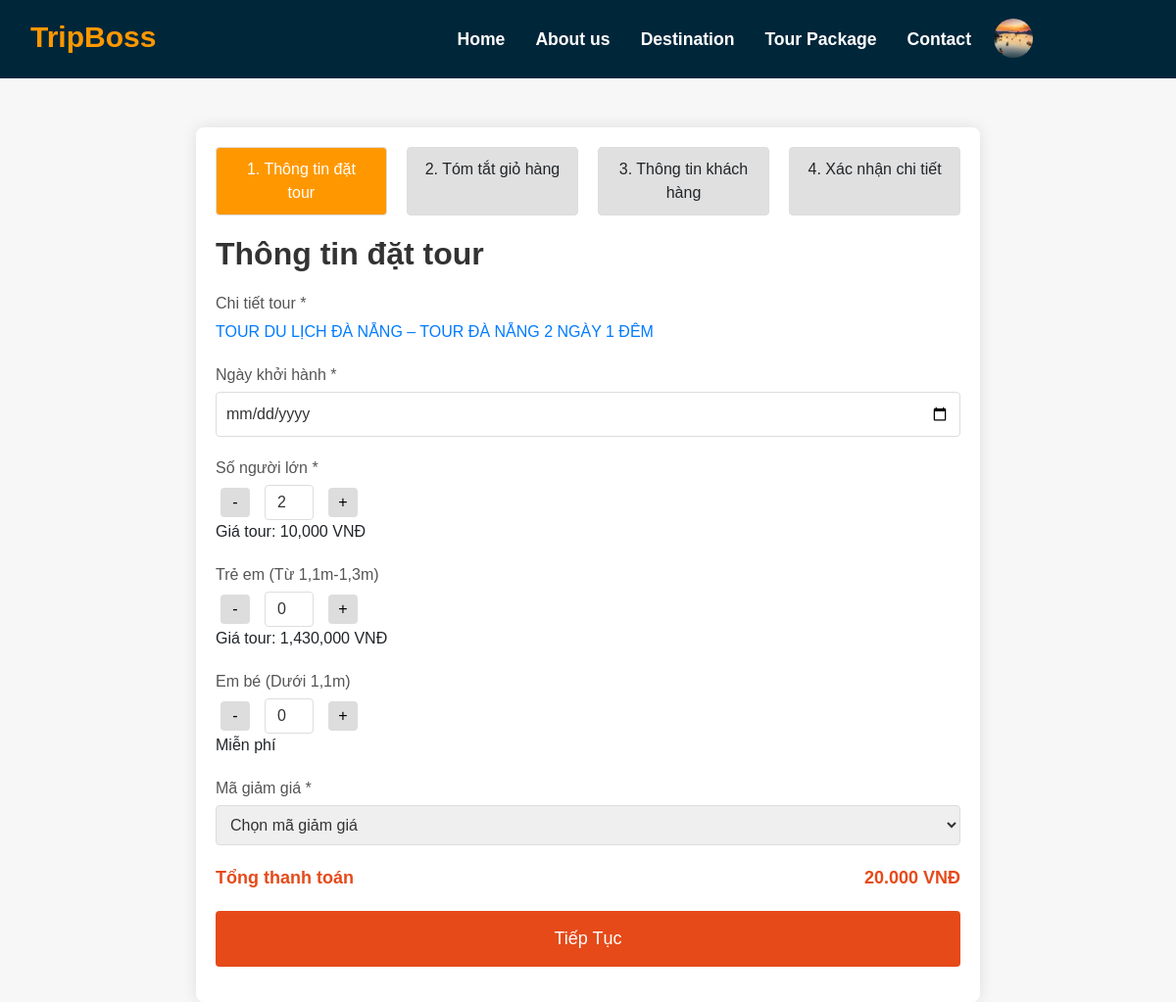
The page /pages/paymentonlinetest/bookingonline.php?id=1 (signed in) on the database its author committed.
### tables this page shows
CREATE TABLE `tours` (
  `id` int NOT NULL,
  `tour_name` text NOT NULL,
  `location_id` int DEFAULT NULL,
  `description` text NOT NULL,
  `image` varchar(255) NOT NULL,
  `adult_price` varchar(250) NOT NULL,
  `child_price` varchar(250) NOT NULL,
  `time_tour` varchar(255) NOT NULL,
  `price` varchar(255) NOT NULL,
  `Itinerary` json NOT NULL,
  `quantity` int NOT NULL,
  `status` int NOT NULL,
  `created_at` timestamp NOT NULL,
  `updated_at` timestamp NOT NULL
);

### pages/paymentonlinetest/bookingonline.php (the view, shortened to what this page needs)
<?php
require('/laragon/www/dulich/include/nav.php');
$tour_id = $_GET['id'] ?? null;
$query = "SELECT * FROM tours WHERE id = ?";
$stmt = $con->prepare($query);
$stmt->bind_param("i", $tour_id);
$stmt->execute();
$result = $stmt->get_result();
$tour = $result->fetch_assoc();
?>
<!DOCTYPE html>
<html lang="vi">
<head>
    <link rel="stylesheet" href="/assets/css/booking.css">
</head>
<body>
    <div class="booking-container">
        <div class="step-indicator">
            <div class="step completed" data-step="1">1. Thông tin đặt tour</div>
            <div class="step" data-step="2">2. Tóm tắt giỏ hàng</div>
            <div class="step" data-step="3">3. Thông tin khách hàng</div>
            <div class="step" data-step="4">4. Xác nhận chi tiết</div>
        </div>
        <form id="booking-form" method="post">
            <div class="form-step" data-step="1">
                <h2>Thông tin đặt tour</h2>
                <div class="form-group">
                    <label for="tour-detail">Chi tiết tour *</label>
                    <a href="#" id="tour-detail"><?php echo htmlspecialchars($tour['tour_name']); ?></a>
                </div>
                <div class="form-group">
                    <label for="departure-date">Ngày khởi hành *</label>
                    <input type="date" id="departure-date" name="departure_date" required>
                </div>
                <div class="form-group">
                    <label for="adults">Số người lớn *</label>
                    <div class="quantity-controls">
                        <button type="button" class="decrement">-</button>
                        <input type="number" id="adults" name="adults" value="2" min="0" required>
                        <button type="button" class="increment">+</button>
                    </div>
                    <span>Giá tour: <?php echo number_format($tour['adult_price']); ?> VNĐ</span>
                </div>
                <div class="form-group">
                    <label for="children">Trẻ em (Từ 1,1m-1,3m)</label>
                    <div class="quantity-controls">
                        <button type="button" class="decrement">-</button>
                        <input type="number" id="children" name="children" value="0" min="0">
                        <button type="button" class="increment">+</button>
                    </div>
                    <span>Giá tour: <?php echo number_format($tour['child_price']); ?> VNĐ</span>
                </div>
                <div class="form-group">
                    <label for="infants">Em bé (Dưới 1,1m)</label>
                    <div class="quantity-controls">
                        <button type="button" class="decrement">-</button>
                        <input type="number" id="infants" name="infants" value="0" min="0">
                        <button type="button" class="increment">+</button>
                    </div>
                    <span>Miễn phí</span>
                </div>
                <div class="form-group">
                    <label for="voucher">Mã giảm giá *</label>
                    <select id="voucher" name="coupon_code">
                        <option value="">Chọn mã giảm giá</option>
                    </select>
                </div>
                <div class="total-amount">
                    <span>Tổng thanh toán</span>
                    <span id="total-amount">0 VNĐ</span>
                </div>
                <button type="button" class="next-step">Tiếp Tục</button>
            </div>
        </form>
    </div>
</body>
</html>

### assets/css/style.css (style rules this page uses)
body { font-family: Cambria, Cochin, Georgia, Times, 'Times New Roman', serif; line-height: 1.7; color: #516171; }
h1, h2, h3, h4, h5, h6 { font-weight: 600 !important; color: #092032; }
a { color: #092032; text-decoration: none; transition: all 0.4s ease; font-weight: 500; }
body { font-family: 'Arial', sans-serif; margin: 0; padding: 0; }
body { padding-top: 70px; }
html, body { position: relative; height: 100%; }
body { background: #eee; font-family: Helvetica Neue, Helvetica, Arial, sans-serif; font-size: 14px; color: #000; margin: 0; padding: 0; }
.form-group { margin-bottom: 1rem; }

### assets/css/des.css (style rules this page uses)
body { font-family: Arial, sans-serif; }

### assets/css/booking.css (style rules this page uses)
body { font-family: Arial, sans-serif; background-color: #f7f7f7; margin: 0; padding: 0; }
.booking-container { max-width: 800px; margin: 50px auto; background-color: #fff; padding: 20px; border-radius: 8px; box-shadow: 0 0 15px rgba(0, 0, 0, 0.1); }
.step-indicator { display: flex; justify-content: space-between; margin-bottom: 20px; }
.step { padding: 10px 15px; border: 1px solid #ddd; border-radius: 4px; width: 23%; text-align: center; background-color: #e0e0e0; cursor: pointer; transition: background-color 0.3s, color 0.3s; }
.step.completed, .step:hover { background-color: #ff9800; color: #fff; }
.form-step { display: none; }
.form-step[data-step="1"] { display: block; }
h2 { margin-bottom: 20px; color: #333; }
.form-group { margin-bottom: 20px; }
.form-group label { display: block; margin-bottom: 5px; color: #555; }
.form-group input, .form-group select, .form-group textarea { width: 100%; padding: 10px; border: 1px solid #ddd; border-radius: 4px; font-size: 16px; color: #333; }
.quantity-controls { display: flex; align-items: center; }
.quantity-controls button { width: 30px; height: 30px; background-color: #ddd; border: none; border-radius: 4px; cursor: pointer; margin: 0 5px; transition: background-color 0.3s; }
.quantity-controls input { width: 50px; text-align: center; border: 1px solid #ddd; border-radius: 4px; padding: 5px; font-size: 16px; margin: 0 10px; }
.total-amount { display: flex; justify-content: space-between; font-size: 18px; font-weight: bold; color: #e64a19; }
button.next-step, button.prev-step, button[type="submit"] { display: block; width: 100%; padding: 15px; background-color: #e64a19; color: #fff; border: none; border-radius: 4px; cursor: pointer; font-size: 18px; margin-top: 20px; transition: background-color 0.3s; }

### rows shown on the page
tours: tour_name "TOUR DU LỊCH ĐÀ NẴNG – TOUR ĐÀ NẴNG 2 NGÀY 1 ĐÊM", adult_price "10,000", child_price "1,430,000"
